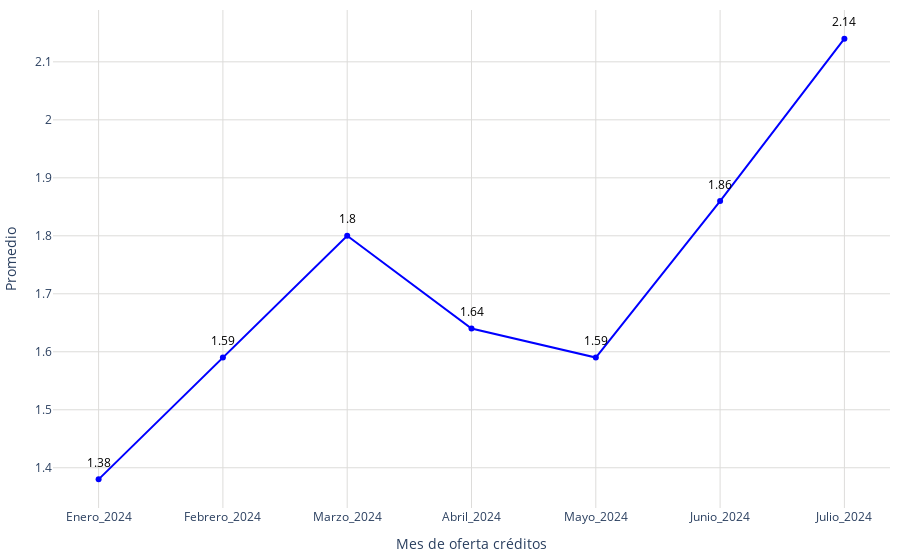

Notebook cell for this chart:
### Code cell
# Obtener los datos
promedio = conteo_2024['promedio_creditos']
meses = conteo_2024['mes']

# Crear figura
fig = go.Figure()
fig.add_trace(go.Scatter(
    x=meses,
    y=promedio,
    mode='markers+lines',
    marker=dict(color='blue'),
))
# Agregar anotaciones para mostrar los valores encima de los puntos
for mes, dia in zip(meses, promedio):
    fig.add_annotation(
        x=mes,
        y=dia,
        text=str(dia),  # Texto que se mostrará (el valor del día)
        showarrow=False,  # No mostrar la flecha
        font=dict(color='black', size=12),  # Estilo del texto
        xshift=0,  # Desplazamiento horizontal del texto
        yshift=17,  # Desplazamiento vertical del texto
        textangle=0  # Ángulo del texto
    )
# Actualizar diseño
fig.update_layout(
    #title='Meses de oferta',
    xaxis_title='Mes de oferta créditos',
    yaxis_title='Promedio',
    xaxis=dict(gridcolor='#dddcda', tickmode='array', tickvals=list(range(len(meses))), ticktext=meses),
    yaxis=dict(gridcolor='#dddcda', gridwidth=1),
    plot_bgcolor='rgba(0,0,0,0)',
    margin=dict(l=10, r=10, t=10, b=10),  # Ajusta los márgenes (left, right, top, bottom)   
)

# Exportar gráfica como archivo HTML
def guardar_grafico_como_html(fig, nombre_archivo, carpeta='assets/graficas'):
    # Crear la carpeta si no existe
    if not os.path.exists(carpeta):
        os.makedirs(carpeta)
    
    # Gráfica como archivo HTML en la carpeta especificada
    pio.write_html(fig, f'{carpeta}/{nombre_archivo}.html')

guardar_grafico_como_html(fig, 'g_scatt_MonthSupply_2024', carpeta='assets/graficas')
fig.show()

### Figure 1 — Plotly figure (JSON) as saved in the notebook; plotly's stock layout.template omitted (floating-point values rounded to 4 significant figures)
{"data": [{"marker": {"color": "blue"}, "mode": "markers+lines", "type": "scatter", "x": ["Enero_2024", "Febrero_2024", "Marzo_2024", "Abril_2024", "Mayo_2024", "Junio_2024", "Julio_2024"], "y": [1.38, 1.59, 1.8, 1.64, 1.59, 1.86, 2.14]}], "layout": {"annotations": [{"font": {"color": "black", "size": 12}, "showarrow": false, "text": "1.38", "textangle": 0, "x": "Enero_2024", "xshift": 0, "y": 1.38, "yshift": 17}, {"font": {"color": "black", "size": 12}, "showarrow": false, "text": "1.59", "textangle": 0, "x": "Febrero_2024", "xshift": 0, "y": 1.59, "yshift": 17}, {"font": {"color": "black", "size": 12}, "showarrow": false, "text": "1.8", "textangle": 0, "x": "Marzo_2024", "xshift": 0, "y": 1.8, "yshift": 17}, {"font": {"color": "black", "size": 12}, "showarrow": false, "text": "1.64", "textangle": 0, "x": "Abril_2024", "xshift": 0, "y": 1.64, "yshift": 17}, {"font": {"color": "black", "size": 12}, "showarrow": false, "text": "1.59", "textangle": 0, "x": "Mayo_2024", "xshift": 0, "y": 1.59, "yshift": 17}, {"font": {"color": "black", "size": 12}, "showarrow": false, "text": "1.86", "textangle": 0, "x": "Junio_2024", "xshift": 0, "y": 1.86, "yshift": 17}, {"font": {"color": "black", "size": 12}, "showarrow": false, "text": "2.14", "textangle": 0, "x": "Julio_2024", "xshift": 0, "y": 2.14, "yshift": 17}], "margin": {"b": 10, "l": 10, "r": 10, "t": 10}, "plot_bgcolor": "rgba(0,0,0,0)", "xaxis": {"gridcolor": "#dddcda", "tickmode": "array", "ticktext": ["Enero_2024", "Febrero_2024", "Marzo_2024", "Abril_2024", "Mayo_2024", "Junio_2024", "Julio_2024"], "tickvals": [0, 1, 2, 3, 4, 5, 6], "title": {"text": "Mes de oferta créditos"}}, "yaxis": {"gridcolor": "#dddcda", "gridwidth": 1, "title": {"text": "Promedio"}}}}
